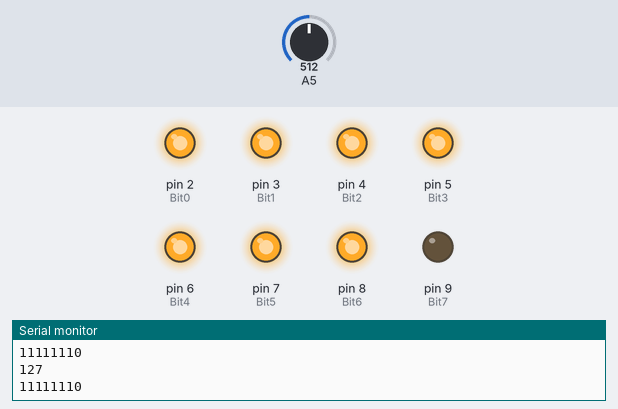
Recording of a sketch running on a simulated Arduino Uno, built with avr-gcc and run on an emulated ATmega328P. Shown: output pins drawn as LEDs (lit = HIGH), the last lines printed to the serial monitor. The test bench sets the inputs (shaded band); at power-on: A5 = 512.

Above: at 1.8 s.
1.9 s: A5 set to 514
At 3.0 s:
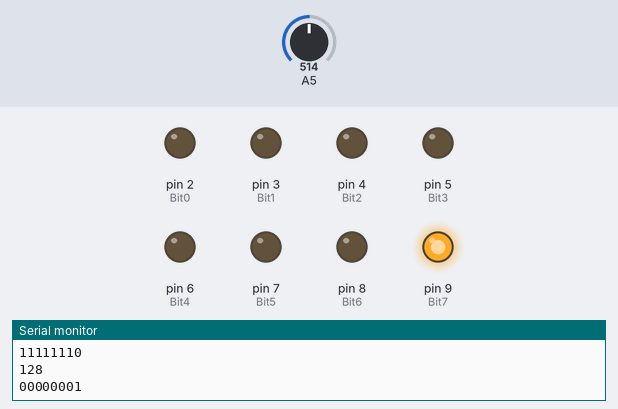
3.5 s: A5 set to 716
At 4.6 s:
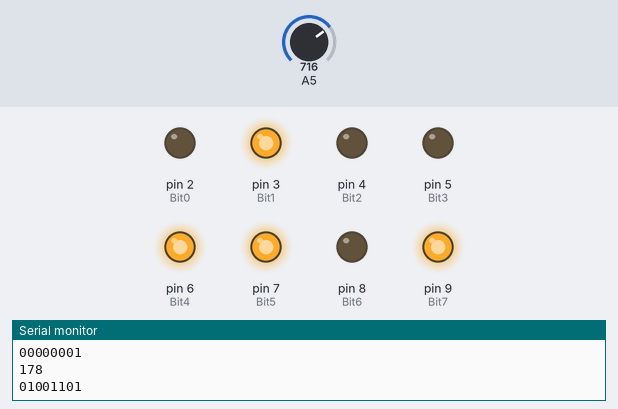
5.5 s: A5 set to 719
At 7.2 s:
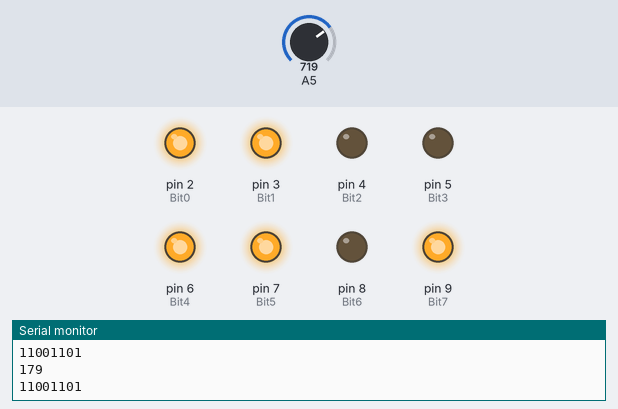
7.5 s: A5 set to 900
At 9.0 s:
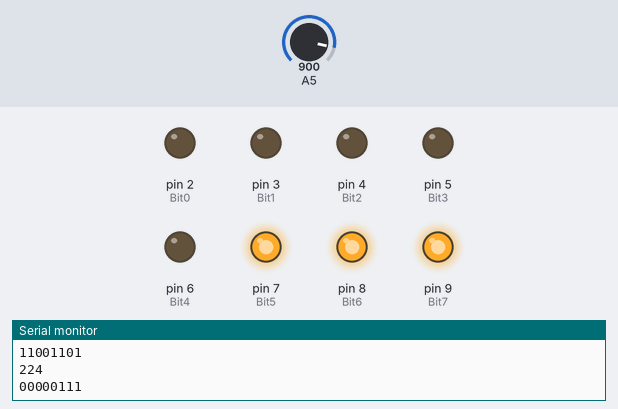
9.5 s: A5 set to 903
At 10.6 s:
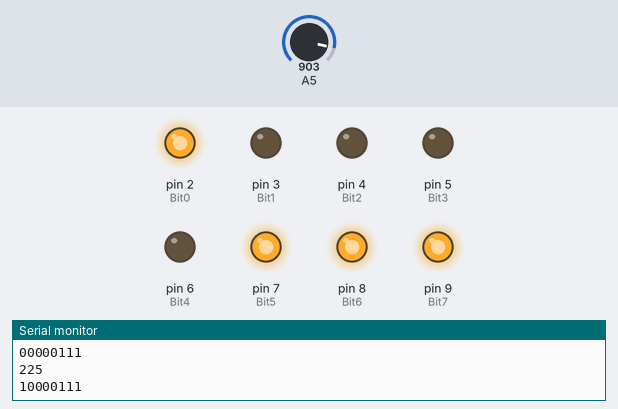
11.5 s: A5 set to 511
At 13.4 s:
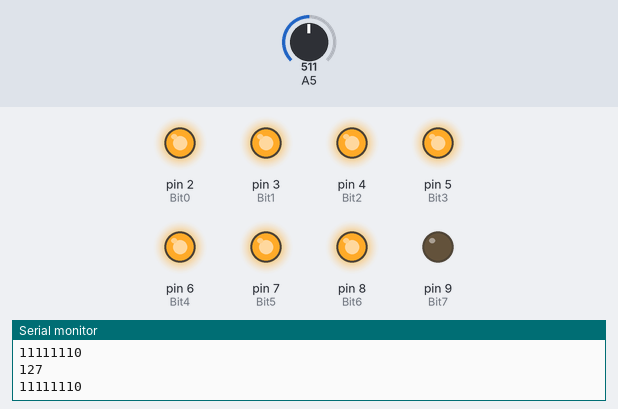
Timing chart, 0 to 14.5 s (numbered marks = the images above; inputs shaded):
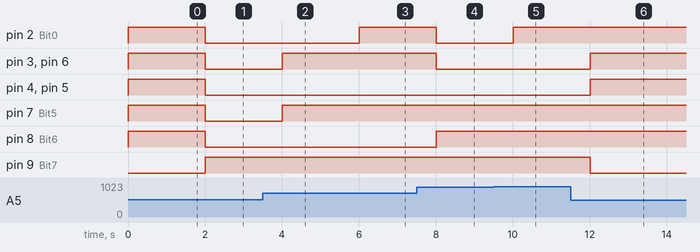

Measured:
- the behaviour switches between 513 and 514 on A5 (found by bisection; images 0 and 1)
- the behaviour switches between 718 and 719 on A5 (found by bisection; images 2 and 3)
- the behaviour switches between 902 and 903 on A5 (found by bisection; images 4 and 5)
- after the input at 1.9 s, pin 2 (Bit0), pin 3 (Bit1), pin 4 (Bit2), pin 5 (Bit3), pin 6 (Bit4), pin 7 (Bit5), pin 8 (Bit6): HIGH → LOW after 0.10 s; pin 9 (Bit7): LOW → HIGH after 0.10 s
- after the input at 3.5 s, pin 3 (Bit1), pin 6 (Bit4), pin 7 (Bit5): LOW → HIGH after 0.51 s
- after the input at 5.5 s, pin 2 (Bit0): LOW → HIGH after 0.51 s
- after the input at 7.5 s, pin 2 (Bit0), pin 3 (Bit1), pin 6 (Bit4): HIGH → LOW after 0.51 s; pin 8 (Bit6): LOW → HIGH after 0.51 s
- after the input at 9.5 s, pin 2 (Bit0): LOW → HIGH after 0.51 s
- after the input at 11.5 s, pin 3 (Bit1), pin 4 (Bit2), pin 5 (Bit3), pin 6 (Bit4): LOW → HIGH after 0.51 s; pin 9 (Bit7): HIGH → LOW after 0.51 s

The sketch:

Envia_datos.ino
```cpp
// ENVIA DATOS DECIMALES Y LOS GUARDA EN UN ARRAY
int pot=0;

void setup()
{
  pinMode(2, OUTPUT); //Bit0
  pinMode(3, OUTPUT); //Bit1
  pinMode(4, OUTPUT); //Bit2
  pinMode(5, OUTPUT); //Bit3
  pinMode(6, OUTPUT); //Bit4
  pinMode(7, OUTPUT); //Bit5
  pinMode(8, OUTPUT); //Bit6
  pinMode(9, OUTPUT); //Bit7
  Serial.begin(9600);
}

void loop()
{
  pot=analogRead(A5);
  //Serial.println(pot);
  pot=map(pot,0,1023,0,255);
  Serial.println(pot);

  for(int i=0; i<8; i++)
  {
    digitalWrite(i+2,pot%2);
    Serial.print(pot%2);
    pot=pot/2;
  }
  Serial.println("");
  delay(1000);
}
```
